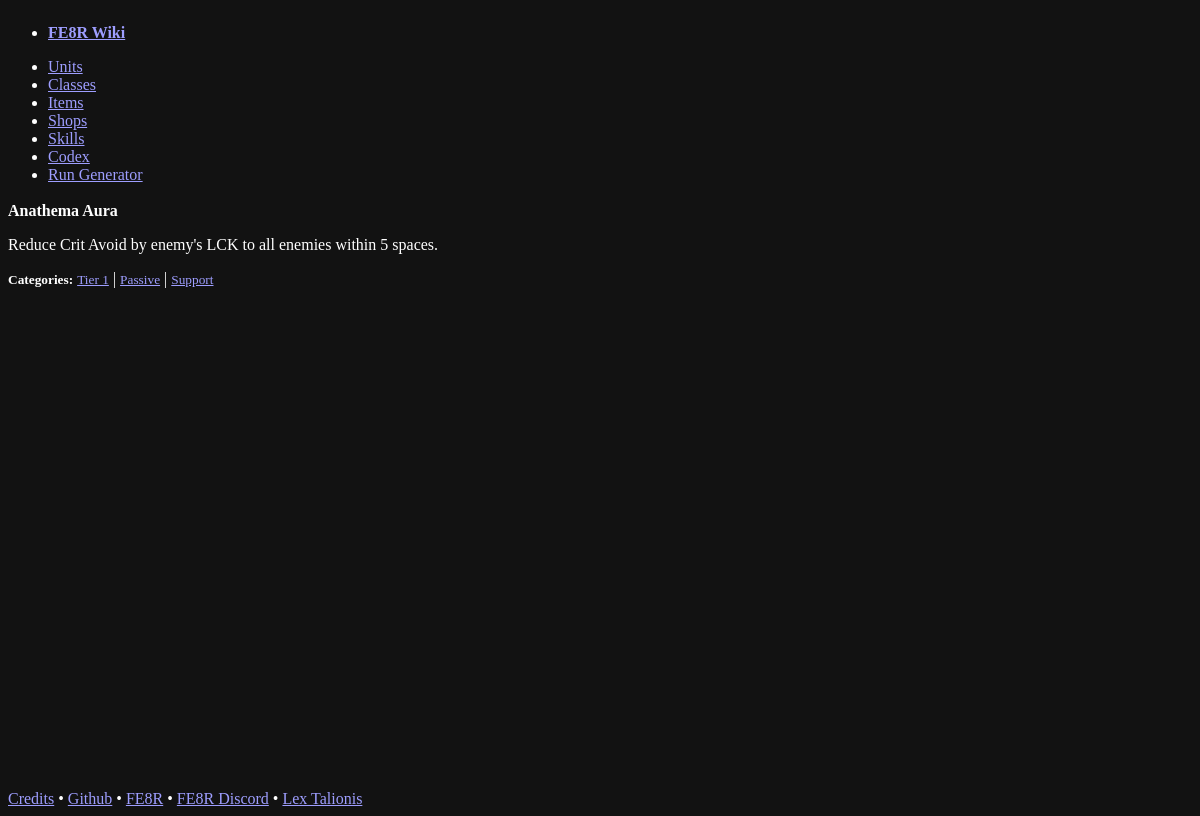
/skills/Anathema_Aura_T1, run on the app's committed database.
### app/models.py (models this page shows, shortened)
class Skill(db.Model):
    __tablename__ = "skills"
    nid: Mapped[str] = mapped_column(primary_key=True)
    name: Mapped[str]
    desc: Mapped[str]
    icon_class: Mapped[str]
    is_hidden: Mapped[bool]
    categories: Mapped[list["SkillCategory"]] = relationship(
        secondary=skill_category_assoc,
        back_populates="skills",
    )
    unit_associations: Mapped[list["UnitSkillAssociation"]] = relationship(
        back_populates="skill"
    )
    class_associations: Mapped[list["ClassSkillAssociation"]] = relationship(
        back_populates="skill"
    )

class SkillCategory(db.Model):
    __tablename__ = "skill_categories"
    nid: Mapped[str] = mapped_column(primary_key=True)
    name: Mapped[str]
    type: Mapped[str]
    order_key: Mapped[int]
    skills: Mapped[list["Skill"]] = relationship(
        secondary=skill_category_assoc,
        back_populates="categories",
    )

### app/blueprints/skills.py (the view)
@bp.route("/<string:fe_skill_nid>")
def get_fe_skill_sheet(fe_skill_nid="Frightening_Debuff") -> str:
    skill_data = db.get_or_404(Skill, fe_skill_nid)
    return render_template("skill_sheet.html.jinja2", skill_data=skill_data)

### app/templates/skill_sheet.html.jinja2 (shortened to what this page needs)
{% if not request.headers.hx_request %}
{% extends "layout.html.jinja2" %}
{% endif %}
{% block content %}
<article>
    <header>
        <strong>{{ skill_data.name }} <span class="{{ skill_data.icon_class }}"></span></strong>
    </header>
    <p>{{ skill_data.desc }}</p>
    {% if not request.headers.hx_request%}
    <footer>
        {% if skill_data.categories %}
        <strong><small>Categories:</small></strong>
        {% for skill_cat in skill_data.categories|sort(attribute='order_key')%}
        <a href="/skills?selectedCategory={{ skill_cat.nid }}"><small>{{ skill_cat.name }}</small></a>
        {% if not loop.last %}
        |
        {% else %}
        &nbsp;&nbsp;
        {% endif %}
        {% endfor %}
        {% endif %}
    </footer>
    {% endif %}
</article>
{% endblock content %}

### data on the page
Skill: name "Anathema Aura", desc "Reduce Crit Avoid by enemy's LCK to all enemies within 5 spaces."
SkillCategory: name "Tier 1"
SkillCategory: name "Passive"
SkillCategory: name "Support"
